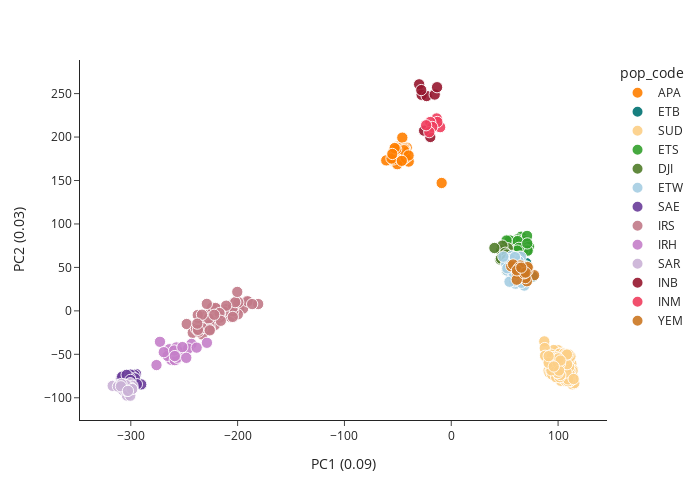

Source (notebook cell):
### Code cell
plot_coords(model2, 'PC1', 'PC2', 
            colour = 'pop_code', 
            palette = pop_code_cols,
            labs = {'PC1' : f'PC1 ({var2[0]:.2f})',
                    'PC2' : f'PC2 ({var2[1]:.2f})',
                    'country' : 'Country'},)

### Figure 1 — Plotly figure (JSON) as saved in the notebook; plotly's stock layout.template omitted (floating-point values rounded to 4 significant figures; data arrays with more than 128 entries replaced by an {"elided": "..."} marker saying what was removed)
{"data": [{"customdata": {"elided": "43x3 str values"}, "hovertemplate": "<b>%{hovertext}</b><br><br>pop_code=APA<br>PC1 (0.09)=%{x}<br>PC2 (0.03)=%{y}<br>size=%{marker.size}<br>sample_id=%{customdata[0]}<br>location=%{customdata[1]}<br>Country=%{customdata[2]}<extra></extra>", "hovertext": ["AfNA1", "AfNA2", "AfNC4", "AfNC7", "AfND7", "AfND8", "AfNE1", "AfNE6", "AfNE7", "AfNF1", "AfNF2", "AfNG1", "AfNG8", "AfNH7", "AfNH8", "AfkB9", "AfkC4", "AfkC5", "AfkE3", "AfkE4", "AfkE5", "AfkF3", "AfkF4", "AfkF7", "AfkH3", "AfkH4", "DAsgPak035", "DAzCPak017", "DAzCPak018", "DAzCPak019", "DLakPak026", "PMJDE2", "PMJDE4", "PMJDF4", "PMJDG2", "PMJDG4", "PMJDH2", "PMJDH3", "QAzCPak030", "QAzCPak062", "QNagPak004", "QNagPak012", "QNagpak028"], "legendgroup": "APA", "marker": {"color": "#ff7f00", "opacity": 0.9, "size": [1, 1, 1, 1, 1, 1, 1, 1, 1, 1, 1, 1, 1, 1, 1, 1, 1, 1, 1, 1, 1, 1, 1, 1, 1, 1, 1, 1, 1, 1, 1, 1, 1, 1, 1, 1, 1, 1, 1, 1, 1, 1, 1], "sizemode": "area", "sizeref": 0.01562, "symbol": "circle"}, "mode": "markers", "name": "APA", "orientation": "v", "showlegend": true, "type": "scatter", "x": [-53.63, -9.0, -43.63, -48.47, -53.27, -53.8, -60.84, -41.72, -46.13, -51.23, -53.13, -39.85, -45.62, -52.48, -51.45, -51.78, -49.21, -50.39, -49.2, -49.31, -45.83, -53.86, -52.84, -50.5, -51.19, -43.25, -54.21, -43.37, -53.31, -43.53, -44.18, -42.24, -49.72, -55.93, -42.71, -50.33, -50.54, -44.29, -39.97, -51.58, -46.31, -52.97, -55.18], "xaxis": "x", "y": [183.1, 147.1, 179.2, 183.4, 174.0, 172.2, 173.1, 187.8, 182.5, 188.0, 171.9, 171.8, 173.2, 178.7, 181.2, 181.1, 184.4, 189.0, 181.2, 178.0, 199.3, 173.3, 175.3, 168.8, 187.3, 178.5, 174.3, 187.1, 185.7, 185.8, 182.8, 182.4, 184.5, 175.3, 176.1, 187.6, 185.7, 184.8, 178.8, 185.9, 172.7, 187.4, 180.5], "yaxis": "y"}, {"customdata": [["Babi_I_01", "Babile", "Ethiopia"], ["Babi_I_02", "Babile", "Ethiopia"], ["Babi_I_03", "Babile", "Ethiopia"], ["Babi_I_04", "Babile", "Ethiopia"], ["Babi_I_05", "Babile", "Ethiopia"], ["Babi_I_06", "Babile", "Ethiopia"], ["Babi_I_07", "Babile", "Ethiopia"], ["Babi_I_08", "Babile", "Ethiopia"], ["Babi_I_09", "Babile", "Ethiopia"], ["Babi_I_10", "Babile", "Ethiopia"], ["Babi_I_11", "Babile", "Ethiopia"], ["Babi_I_12", "Babile", "Ethiopia"], ["Babi_I_13", "Babile", "Ethiopia"], ["Babi_I_14", "Babile", "Ethiopia"], ["Babi_I_15", "Babile", "Ethiopia"], ["Babi_I_16", "Babile", "Ethiopia"], ["Babi_I_17", "Babile", "Ethiopia"], ["Babi_I_18", "Babile", "Ethiopia"], ["Babi_I_19", "Babile", "Ethiopia"]], "hovertemplate": "<b>%{hovertext}</b><br><br>pop_code=ETB<br>PC1 (0.09)=%{x}<br>PC2 (0.03)=%{y}<br>size=%{marker.size}<br>sample_id=%{customdata[0]}<br>location=%{customdata[1]}<br>Country=%{customdata[2]}<extra></extra>", "hovertext": ["Babi_I_01", "Babi_I_02", "Babi_I_03", "Babi_I_04", "Babi_I_05", "Babi_I_06", "Babi_I_07", "Babi_I_08", "Babi_I_09", "Babi_I_10", "Babi_I_11", "Babi_I_12", "Babi_I_13", "Babi_I_14", "Babi_I_15", "Babi_I_16", "Babi_I_17", "Babi_I_18", "Babi_I_19"], "legendgroup": "ETB", "marker": {"color": "#007272", "opacity": 0.9, "size": [1, 1, 1, 1, 1, 1, 1, 1, 1, 1, 1, 1, 1, 1, 1, 1, 1, 1, 1], "sizemode": "area", "sizeref": 0.01562, "symbol": "circle"}, "mode": "markers", "name": "ETB", "orientation": "v", "showlegend": true, "type": "scatter", "x": [55.98, 62.36, 62.52, 51.93, 65.94, 59.74, 56.74, 70.16, 65.98, 76.22, 60.07, 54.06, 61.96, 58.72, 55.1, 58.53, 54.14, 68.31, 58.25], "xaxis": "x", "y": [66.08, 67.39, 60.47, 63.21, 64.17, 61.63, 54.68, 54.95, 67.77, 39.62, 60.93, 51.77, 66.25, 58.49, 56.51, 60.99, 56.56, 68.72, 62.32], "yaxis": "y"}, {"customdata": {"elided": "231x3 str values"}, "hovertemplate": "<b>%{hovertext}</b><br><br>pop_code=SUD<br>PC1 (0.09)=%{x}<br>PC2 (0.03)=%{y}<br>size=%{marker.size}<br>sample_id=%{customdata[0]}<br>location=%{customdata[1]}<br>Country=%{customdata[2]}<extra></extra>", "hovertext": {"elided": "231 str values"}, "legendgroup": "SUD", "marker": {"color": "#fccf86", "opacity": 0.9, "size": {"elided": "231 int values"}, "sizemode": "area", "sizeref": 0.01562, "symbol": "circle"}, "mode": "markers", "name": "SUD", "orientation": "v", "showlegend": true, "type": "scatter", "x": {"elided": "231 float values"}, "xaxis": "x", "y": {"elided": "231 float values"}, "yaxis": "y"}, {"customdata": [["Dana_I_04", "Danan", "Ethiopia"], ["Dana_I_12", "Danan", "Ethiopia"], ["Dana_I_13", "Danan", "Ethiopia"], ["Dana_I_14", "Danan", "Ethiopia"], ["Dana_I_16", "Danan", "Ethiopia"], ["Dana_I_17", "Danan", "Ethiopia"], ["Dana_I_18", "Danan", "Ethiopia"], ["Dana_I_19", "Danan", "Ethiopia"], ["Dana_I_20", "Danan", "Ethiopia"], ["Dana_I_21", "Danan", "Ethiopia"], ["Dana_I_22", "Danan", "Ethiopia"], ["Dana_I_23", "Danan", "Ethiopia"], ["Dana_I_24", "Danan", "Ethiopia"], ["Dana_I_25", "Danan", "Ethiopia"], ["Dana_I_26", "Danan", "Ethiopia"], ["Dana_I_27", "Danan", "Ethiopia"], ["Dana_I_28", "Danan", "Ethiopia"], ["Dana_I_29", "Danan", "Ethiopia"], ["Dana_I_30", "Danan", "Ethiopia"], ["Kebr_I_01", "KebriDehar", "Ethiopia"], ["Kebr_I_02", "KebriDehar", "Ethiopia"], ["Kebr_I_03", "KebriDehar", "Ethiopia"], ["Kebr_I_04", "KebriDehar", "Ethiopia"], ["Kebr_I_06", "KebriDehar", "Ethiopia"], ["Kebr_I_07", "KebriDehar", "Ethiopia"], ["Kebr_I_08", "KebriDehar", "Ethiopia"], ["Kebr_I_09", "KebriDehar", "Ethiopia"], ["Kebr_I_10", "KebriDehar", "Ethiopia"], ["Kebr_I_11", "KebriDehar", "Ethiopia"], ["Kebr_I_12", "KebriDehar", "Ethiopia"], ["Kebr_I_13", "KebriDehar", "Ethiopia"], ["Kebr_I_14", "KebriDehar", "Ethiopia"], ["Kebr_I_15", "KebriDehar", "Ethiopia"], ["Kebr_I_16", "KebriDehar", "Ethiopia"], ["Kebr_I_17", "KebriDehar", "Ethiopia"], ["Kebr_I_18", "KebriDehar", "Ethiopia"], ["Kebr_I_19", "KebriDehar", "Ethiopia"], ["Kebr_I_20", "KebriDehar", "Ethiopia"]], "hovertemplate": "<b>%{hovertext}</b><br><br>pop_code=ETS<br>PC1 (0.09)=%{x}<br>PC2 (0.03)=%{y}<br>size=%{marker.size}<br>sample_id=%{customdata[0]}<br>location=%{customdata[1]}<br>Country=%{customdata[2]}<extra></extra>", "hovertext": ["Dana_I_04", "Dana_I_12", "Dana_I_13", "Dana_I_14", "Dana_I_16", "Dana_I_17", "Dana_I_18", "Dana_I_19", "Dana_I_20", "Dana_I_21", "Dana_I_22", "Dana_I_23", "Dana_I_24", "Dana_I_25", "Dana_I_26", "Dana_I_27", "Dana_I_28", "Dana_I_29", "Dana_I_30", "Kebr_I_01", "Kebr_I_02", "Kebr_I_03", "Kebr_I_04", "Kebr_I_06", "Kebr_I_07", "Kebr_I_08", "Kebr_I_09", "Kebr_I_10", "Kebr_I_11", "Kebr_I_12", "Kebr_I_13", "Kebr_I_14", "Kebr_I_15", "Kebr_I_16", "Kebr_I_17", "Kebr_I_18", "Kebr_I_19", "Kebr_I_20"], "legendgroup": "ETS", "marker": {"color": "#33a02c", "opacity": 0.9, "size": [1, 1, 1, 1, 1, 1, 1, 1, 1, 1, 1, 1, 1, 1, 1, 1, 1, 1, 1, 1, 1, 1, 1, 1, 1, 1, 1, 1, 1, 1, 1, 1, 1, 1, 1, 1, 1, 1], "sizemode": "area", "sizeref": 0.01562, "symbol": "circle"}, "mode": "markers", "name": "ETS", "orientation": "v", "showlegend": true, "type": "scatter", "x": [65.37, 65.56, 61.71, 63.41, 58.62, 68.86, 58.07, 56.51, 61.91, 56.82, 72.51, 67.79, 70.85, 60.42, 54.47, 69.18, 63.55, 72.59, 70.96, 59.17, 64.95, 63.08, 67.7, 71.01, 60.03, 66.63, 67.7, 54.77, 69.86, 62.18, 71.54, 59.56, 63.31, 57.86, 51.77, 71.12, 55.29, 61.88], "xaxis": "x", "y": [85.31, 65.38, 78.71, 72.0, 76.7, 72.3, 75.11, 73.72, 82.19, 76.49, 74.27, 79.83, 72.55, 62.61, 80.52, 80.14, 74.11, 74.0, 86.21, 73.59, 71.67, 64.1, 72.44, 70.15, 80.07, 67.83, 70.53, 81.06, 51.3, 80.31, 69.3, 68.57, 72.49, 61.69, 80.96, 77.61, 58.64, 69.36], "yaxis": "y"}, {"customdata": [["Djib_F_01", "DjiboutiCity", "Djibouti"], ["Djib_F_03", "DjiboutiCity", "Djibouti"], ["Djib_F_04", "DjiboutiCity", "Djibouti"], ["Djib_F_05", "DjiboutiCity", "Djibouti"], ["Djib_F_06", "DjiboutiCity", "Djibouti"], ["Djib_F_07", "DjiboutiCity", "Djibouti"], ["Djib_F_08", "DjiboutiCity", "Djibouti"], ["Djib_F_10", "DjiboutiCity", "Djibouti"], ["Djib_F_11", "DjiboutiCity", "Djibouti"], ["Djib_F_12", "DjiboutiCity", "Djibouti"], ["Djib_F_13", "DjiboutiCity", "Djibouti"], ["Djib_F_15", "DjiboutiCity", "Djibouti"], ["Djib_F_16", "DjiboutiCity", "Djibouti"], ["Djib_F_17", "DjiboutiCity", "Djibouti"], ["Djib_F_19", "DjiboutiCity", "Djibouti"], ["Djib_F_21", "DjiboutiCity", "Djibouti"], ["Djib_F_22", "DjiboutiCity", "Djibouti"], ["Djib_F_24", "DjiboutiCity", "Djibouti"], ["Djib_F_26", "DjiboutiCity", "Djibouti"], ["Djib_F_27", "DjiboutiCity", "Djibouti"], ["Djib_F_28", "DjiboutiCity", "Djibouti"], ["Djib_F_29", "DjiboutiCity", "Djibouti"]], "hovertemplate": "<b>%{hovertext}</b><br><br>pop_code=DJI<br>PC1 (0.09)=%{x}<br>PC2 (0.03)=%{y}<br>size=%{marker.size}<br>sample_id=%{customdata[0]}<br>location=%{customdata[1]}<br>Country=%{customdata[2]}<extra></extra>", "hovertext": ["Djib_F_01", "Djib_F_03", "Djib_F_04", "Djib_F_05", "Djib_F_06", "Djib_F_07", "Djib_F_08", "Djib_F_10", "Djib_F_11", "Djib_F_12", "Djib_F_13", "Djib_F_15", "Djib_F_16", "Djib_F_17", "Djib_F_19", "Djib_F_21", "Djib_F_22", "Djib_F_24", "Djib_F_26", "Djib_F_27", "Djib_F_28", "Djib_F_29"], "legendgroup": "DJI", "marker": {"color": "#507d2a", "opacity": 0.9, "size": [1, 1, 1, 1, 1, 1, 1, 1, 1, 1, 1, 1, 1, 1, 1, 1, 1, 1, 1, 1, 1, 1], "sizemode": "area", "sizeref": 0.01562, "symbol": "circle"}, "mode": "markers", "name": "DJI", "orientation": "v", "showlegend": true, "type": "scatter", "x": [65.06, 45.92, 49.42, 52.94, 49.32, 46.8, 47.88, 63.73, 50.47, 52.1, 40.39, 58.48, 61.48, 46.58, 53.12, 59.67, 59.34, 51.96, 51.83, 55.04, 55.15, 58.56], "xaxis": "x", "y": [48.5, 59.04, 64.55, 72.05, 62.14, 69.63, 75.08, 62.28, 66.86, 46.55, 72.34, 61.31, 52.49, 60.18, 62.24, 57.43, 58.31, 64.9, 59.32, 53.35, 52.57, 47.38], "yaxis": "y"}, {"customdata": {"elided": "44x3 str values"}, "hovertemplate": "<b>%{hovertext}</b><br><br>pop_code=ETW<br>PC1 (0.09)=%{x}<br>PC2 (0.03)=%{y}<br>size=%{marker.size}<br>sample_id=%{customdata[0]}<br>location=%{customdata[1]}<br>Country=%{customdata[2]}<extra></extra>", "hovertext": ["Dubt_I_02", "Dubt_I_03", "Dubt_I_04", "Dubt_I_05", "Dubt_I_06", "Dubt_I_07", "Dubt_I_10", "Dubt_I_12", "Dubt_I_15", "Dubt_I_16", "Dubt_I_19", "Dubt_I_20", "Dubt_I_22", "Dubt_I_23", "Dubt_I_26", "Dubt_I_27", "Dubt_I_28", "Dubt_I_30", "Jiga_I_01", "Jiga_I_02", "Jiga_I_03", "Jiga_I_04", "Jiga_I_05", "Jiga_I_07", "Modj_A_03", "Modj_A_07", "Modj_A_08", "Modj_A_11", "Modj_A_16", "Modj_A_25", "Modj_A_26", "Modj_A_28", "Modj_A_31", "Modj_I_01", "Modj_I_02", "Modj_I_04", "Modj_I_05", "Modj_I_07", "Modj_I_08", "Modj_I_09", "Modj_I_10", "Modj_I_25", "Modj_I_29", "Modj_I_31"], "legendgroup": "ETW", "marker": {"color": "#a6cee3", "opacity": 0.9, "size": [1, 1, 1, 1, 1, 1, 1, 1, 1, 1, 1, 1, 1, 1, 1, 1, 1, 1, 1, 1, 1, 1, 1, 1, 1, 1, 1, 1, 1, 1, 1, 1, 1, 1, 1, 1, 1, 1, 1, 1, 1, 1, 1, 1], "sizemode": "area", "sizeref": 0.01562, "symbol": "circle"}, "mode": "markers", "name": "ETW", "orientation": "v", "showlegend": true, "type": "scatter", "x": [69.93, 67.65, 70.22, 56.75, 58.57, 65.56, 60.49, 64.8, 68.35, 69.62, 60.21, 60.67, 55.91, 65.62, 52.54, 64.02, 68.18, 61.72, 61.84, 51.86, 62.82, 67.11, 65.21, 63.6, 63.81, 64.73, 60.13, 60.72, 55.46, 58.99, 59.94, 63.03, 67.65, 63.03, 65.9, 58.16, 51.51, 54.52, 64.92, 59.82, 59.6, 58.09, 52.48, 48.74], "xaxis": "x", "y": [33.39, 51.16, 46.41, 63.22, 49.4, 44.04, 43.81, 44.93, 29.1, 44.75, 31.3, 38.17, 41.65, 32.3, 46.36, 38.53, 37.08, 52.98, 55.39, 54.35, 59.84, 47.61, 62.33, 51.2, 53.3, 47.44, 38.96, 47.47, 59.75, 34.1, 44.24, 50.99, 47.19, 57.13, 42.75, 40.25, 53.87, 33.53, 48.7, 47.65, 61.93, 44.42, 48.96, 62.33], "yaxis": "y"}, {"customdata": [["E10", "AlHofuf", "SaudiArabia"], ["E12", "AlHofuf", "SaudiArabia"], ["E20", "AlHofuf", "SaudiArabia"], ["E23", "AlHofuf", "SaudiArabia"], ["E24", "AlHofuf", "SaudiArabia"], ["E27", "AlHofuf", "SaudiArabia"], ["E29", "AlHofuf", "SaudiArabia"], ["E31", "AlHofuf", "SaudiArabia"], ["E33", "AlHofuf", "SaudiArabia"], ["E34", "AlHofuf", "SaudiArabia"], ["E35", "AlHofuf", "SaudiArabia"], ["E37", "AlHofuf", "SaudiArabia"], ["E39", "AlHofuf", "SaudiArabia"], ["E41", "AlHofuf", "SaudiArabia"], ["E42", "AlHofuf", "SaudiArabia"], ["E43", "AlHofuf", "SaudiArabia"], ["E45", "AlHofuf", "SaudiArabia"], ["E46", "AlHofuf", "SaudiArabia"], ["E47", "AlHofuf", "SaudiArabia"], ["E5", "AlHofuf", "SaudiArabia"], ["E8", "AlHofuf", "SaudiArabia"], ["E9", "AlHofuf", "SaudiArabia"]], "hovertemplate": "<b>%{hovertext}</b><br><br>pop_code=SAE<br>PC1 (0.09)=%{x}<br>PC2 (0.03)=%{y}<br>size=%{marker.size}<br>sample_id=%{customdata[0]}<br>location=%{customdata[1]}<br>Country=%{customdata[2]}<extra></extra>", "hovertext": ["E10", "E12", "E20", "E23", "E24", "E27", "E29", "E31", "E33", "E34", "E35", "E37", "E39", "E41", "E42", "E43", "E45", "E46", "E47", "E5", "E8", "E9"], "legendgroup": "SAE", "marker": {"color": "#6a3d9a", "opacity": 0.9, "size": [1, 1, 1, 1, 1, 1, 1, 1, 1, 1, 1, 1, 1, 1, 1, 1, 1, 1, 1, 1, 1, 1], "sizemode": "area", "sizeref": 0.01562, "symbol": "circle"}, "mode": "markers", "name": "SAE", "orientation": "v", "showlegend": true, "type": "scatter", "x": [-294.5, -309.0, -308.0, -295.1, -303.6, -304.7, -298.1, -296.5, -305.7, -297.6, -306.7, -308.1, -297.7, -300.4, -296.9, -296.1, -290.3, -296.1, -301.0, -294.3, -303.9, -300.4], "xaxis": "x", "y": [-83.56, -77.47, -83.18, -72.71, -84.62, -81.7, -86.56, -73.87, -79.53, -76.95, -84.72, -75.67, -82.25, -73.32, -82.23, -82.28, -84.62, -77.65, -76.9, -84.36, -73.65, -79.45], "yaxis": "y"}, {"customdata": {"elided": "50x3 str values"}, "hovertemplate": "<b>%{hovertext}</b><br><br>pop_code=IRS<br>PC1 (0.09)=%{x}<br>PC2 (0.03)=%{y}<br>size=%{marker.size}<br>sample_id=%{customdata[0]}<br>location=%{customdata[1]}<br>Country=%{customdata[2]}<extra></extra>", "hovertext": ["I2_42_1", "I2_42_2", "I2_42_3", "I2_42_5", "I2_43_1", "I2_43_2", "I2_43_4", "I2_43_5", "I2_43_6", "I2_44_1", "I2_44_2", "I2_44_3", "I2_44_4", "I2_44_5", "I2_45_2", "I2_45_4", "I2_46_1", "I2_46_2", "I2_46_3", "I2_46_5", "I2_48_1", "I2_48_2", "I2_48_4", "I2_48_5", "I2_49_1", "I3_57_2", "I3_57_4", "I3_57_5", "I3_58_1", "I3_58_2", "I3_58_3", "I3_58_4", "I3_58_5", "I3_59_1", "I3_59_2", "I3_59_3", "I3_59_4", "I3_59_5", "I3_60_1", "I3_60_2", "I3_60_3", "I3_60_5", "I3_61_3", "I3_61_4", "I3_62_3", "I3_62_5", "I3_63_2", "I3_64_1", "I3_64_3", "I3_64_5"], "legendgroup": "IRS", "marker": {"color": "#c27a88", "opacity": 0.9, "size": [1, 1, 1, 1, 1, 1, 1, 1, 1, 1, 1, 1, 1, 1, 1, 1, 1, 1, 1, 1, 1, 1, 1, 1, 1, 1, 1, 1, 1, 1, 1, 1, 1, 1, 1, 1, 1, 1, 1, 1, 1, 1, 1, 1, 1, 1, 1, 1, 1, 1], "sizemode": "area", "sizeref": 0.01562, "symbol": "circle"}, "mode": "markers", "name": "IRS", "orientation": "v", "showlegend": true, "type": "scatter", "x": [-232.1, -191.4, -198.9, -210.3, -206.6, -194.9, -203.9, -247.7, -230.4, -221.3, -210.8, -216.7, -199.8, -204.1, -204.6, -213.0, -204.5, -190.5, -218.9, -216.3, -180.7, -218.3, -199.4, -186.4, -225.9, -202.2, -233.0, -223.5, -235.8, -225.2, -223.9, -220.6, -210.7, -242.0, -226.4, -227.2, -239.0, -236.4, -217.0, -215.7, -226.0, -228.8, -200.3, -237.3, -221.9, -233.4, -233.1, -226.1, -237.2, -237.8], "xaxis": "x", "y": [-6.817, 11.41, 1.556, -3.186, -6.856, 2.612, 8.266, -15.13, -14.3, -16.25, 1.812, -7.692, -4.005, -0.6419, 3.814, -0.8279, -6.949, 10.98, 2.198, -2.571, 7.839, -4.864, 9.896, 7.826, -3.426, 10.03, -27.11, -8.077, -10.03, -1.967, 3.684, 3.271, 5.979, -25.25, -16.56, -8.787, -20.48, -23.8, -2.512, -11.43, -21.22, 8.032, 21.8, -4.807, -4.518, -4.415, -19.84, -22.43, -21.85, -14.69], "yaxis": "y"}, {"customdata": [["I4_68_1", "Bandar Abbas", "Iran"], ["I4_68_2", "Bandar Abbas", "Iran"], ["I4_68_3", "Bandar Abbas", "Iran"], ["I4_68_4", "Bandar Abbas", "Iran"], ["I4_68_5", "Bandar Abbas", "Iran"], ["I4_68_6", "Bandar Abbas", "Iran"], ["I4_69_1", "Bandar Abbas", "Iran"], ["I4_69_10", "Bandar Abbas", "Iran"], ["I4_69_4", "Bandar Abbas", "Iran"], ["I4_69_5", "Bandar Abbas", "Iran"], ["I4_69_7", "Bandar Abbas", "Iran"], ["I4_69_9", "Bandar Abbas", "Iran"], ["I4_70_10", "Bandar Abbas", "Iran"], ["I4_70_11", "Bandar Abbas", "Iran"], ["I4_70_2", "Bandar Abbas", "Iran"], ["I4_70_3", "Bandar Abbas", "Iran"], ["I4_70_4", "Bandar Abbas", "Iran"], ["I4_70_5", "Bandar Abbas", "Iran"], ["I4_70_6", "Bandar Abbas", "Iran"], ["I4_70_7", "Bandar Abbas", "Iran"], ["I4_70_9", "Bandar Abbas", "Iran"], ["I4_71_1", "Bandar Abbas", "Iran"], ["I4_71_2", "Bandar Abbas", "Iran"], ["I4_71_4", "Bandar Abbas", "Iran"], ["I4_71_5", "Bandar Abbas", "Iran"]], "hovertemplate": "<b>%{hovertext}</b><br><br>pop_code=IRH<br>PC1 (0.09)=%{x}<br>PC2 (0.03)=%{y}<br>size=%{marker.size}<br>sample_id=%{customdata[0]}<br>location=%{customdata[1]}<br>Country=%{customdata[2]}<extra></extra>", "hovertext": ["I4_68_1", "I4_68_2", "I4_68_3", "I4_68_4", "I4_68_5", "I4_68_6", "I4_69_1", "I4_69_10", "I4_69_4", "I4_69_5", "I4_69_7", "I4_69_9", "I4_70_10", "I4_70_11", "I4_70_2", "I4_70_3", "I4_70_4", "I4_70_5", "I4_70_6", "I4_70_7", "I4_70_9", "I4_71_1", "I4_71_2", "I4_71_4", "I4_71_5"], "legendgroup": "IRH", "marker": {"color": "#c57fc9", "opacity": 0.9, "size": [1, 1, 1, 1, 1, 1, 1, 1, 1, 1, 1, 1, 1, 1, 1, 1, 1, 1, 1, 1, 1, 1, 1, 1, 1], "sizemode": "area", "sizeref": 0.01562, "symbol": "circle"}, "mode": "markers", "name": "IRH", "orientation": "v", "showlegend": true, "type": "scatter", "x": [-259.1, -260.0, -260.1, -257.3, -262.3, -254.7, -243.1, -257.8, -263.9, -265.5, -257.3, -272.7, -258.8, -275.9, -255.8, -255.9, -269.1, -256.6, -246.3, -259.4, -251.7, -258.8, -238.4, -228.7, -248.0], "xaxis": "x", "y": [-50.68, -46.98, -50.72, -55.69, -56.35, -47.54, -38.02, -52.23, -44.18, -51.84, -42.12, -35.61, -56.72, -62.37, -46.4, -50.9, -47.53, -53.9, -43.44, -45.62, -41.68, -52.02, -42.3, -36.75, -54.04], "yaxis": "y"}, {"customdata": [["R1", "Riyadh", "SaudiArabia"], ["R11B", "Riyadh", "SaudiArabia"], ["R16", "Riyadh", "SaudiArabia"], ["R17", "Riyadh", "SaudiArabia"], ["R17B", "Riyadh", "SaudiArabia"], ["R17D", "Riyadh", "SaudiArabia"], ["R17E", "Riyadh", "SaudiArabia"], ["R17F", "Riyadh", "SaudiArabia"], ["R1C", "Riyadh", "SaudiArabia"], ["R1D", "Riyadh", "SaudiArabia"], ["R1E", "Riyadh", "SaudiArabia"], ["R20", "Riyadh", "SaudiArabia"], ["R20B", "Riyadh", "SaudiArabia"], ["R21", "Riyadh", "SaudiArabia"], ["R22", "Riyadh", "SaudiArabia"], ["R3", "Riyadh", "SaudiArabia"], ["R3D", "Riyadh", "SaudiArabia"], ["R3E", "Riyadh", "SaudiArabia"], ["R4", "Riyadh", "SaudiArabia"], ["R5", "Riyadh", "SaudiArabia"]], "hovertemplate": "<b>%{hovertext}</b><br><br>pop_code=SAR<br>PC1 (0.09)=%{x}<br>PC2 (0.03)=%{y}<br>size=%{marker.size}<br>sample_id=%{customdata[0]}<br>location=%{customdata[1]}<br>Country=%{customdata[2]}<extra></extra>", "hovertext": ["R1", "R11B", "R16", "R17", "R17B", "R17D", "R17E", "R17F", "R1C", "R1D", "R1E", "R20", "R20B", "R21", "R22", "R3", "R3D", "R3E", "R4", "R5"], "legendgroup": "SAR", "marker": {"color": "#cab2d6", "opacity": 0.9, "size": [1, 1, 1, 1, 1, 1, 1, 1, 1, 1, 1, 1, 1, 1, 1, 1, 1, 1, 1, 1], "sizemode": "area", "sizeref": 0.01562, "symbol": "circle"}, "mode": "markers", "name": "SAR", "orientation": "v", "showlegend": true, "type": "scatter", "x": [-308.4, -307.5, -303.6, -317.0, -300.5, -300.2, -305.1, -306.4, -311.1, -300.6, -303.0, -312.0, -298.3, -298.5, -300.1, -304.7, -308.7, -309.3, -298.7, -302.6], "xaxis": "x", "y": [-89.28, -91.16, -97.52, -86.27, -97.59, -85.98, -91.3, -84.73, -85.05, -83.32, -92.01, -87.04, -89.49, -86.17, -88.39, -85.34, -84.12, -86.79, -89.96, -92.07], "yaxis": "y"}, {"customdata": [["SRR15257906", "Bangalore", "India"], ["SRR15257908", "Bangalore", "India"], ["SRR15257909", "Bangalore", "India"], ["SRR15257910", "Bangalore", "India"], ["SRR15257912", "Bangalore", "India"], ["SRR15257913", "Bangalore", "India"], ["SRR15257914", "Bangalore", "India"], ["SRR15257915", "Bangalore", "India"]], "hovertemplate": "<b>%{hovertext}</b><br><br>pop_code=INB<br>PC1 (0.09)=%{x}<br>PC2 (0.03)=%{y}<br>size=%{marker.size}<br>sample_id=%{customdata[0]}<br>location=%{customdata[1]}<br>Country=%{customdata[2]}<extra></extra>", "hovertext": ["SRR15257906", "SRR15257908", "SRR15257909", "SRR15257910", "SRR15257912", "SRR15257913", "SRR15257914", "SRR15257915"], "legendgroup": "INB", "marker": {"color": "#96172e", "opacity": 0.9, "size": [1, 1, 1, 1, 1, 1, 1, 1], "sizemode": "area", "sizeref": 0.01562, "symbol": "circle"}, "mode": "markers", "name": "INB", "orientation": "v", "showlegend": true, "type": "scatter", "x": [-30.06, -27.74, -23.05, -15.49, -13.28, -28.07, -19.63, -25.4], "xaxis": "x", "y": [260.7, 248.6, 247.2, 248.9, 257.4, 254.0, 200.1, 207.4], "yaxis": "y"}, {"customdata": [["SRR15293886", "Mangalore", "India"], ["SRR15293887", "Mangalore", "India"], ["SRR15293888", "Mangalore", "India"], ["SRR15293889", "Mangalore", "India"], ["SRR15293892", "Mangalore", "India"], ["SRR15293893", "Mangalore", "India"], ["SRR15293894", "Mangalore", "India"]], "hovertemplate": "<b>%{hovertext}</b><br><br>pop_code=INM<br>PC1 (0.09)=%{x}<br>PC2 (0.03)=%{y}<br>size=%{marker.size}<br>sample_id=%{customdata[0]}<br>location=%{customdata[1]}<br>Country=%{customdata[2]}<extra></extra>", "hovertext": ["SRR15293886", "SRR15293887", "SRR15293888", "SRR15293889", "SRR15293892", "SRR15293893", "SRR15293894"], "legendgroup": "INM", "marker": {"color": "#f03e5e", "opacity": 0.9, "size": [1, 1, 1, 1, 1, 1, 1], "sizemode": "area", "sizeref": 0.01562, "symbol": "circle"}, "mode": "markers", "name": "INM", "orientation": "v", "showlegend": true, "type": "scatter", "x": [-10.38, -13.67, -12.99, -19.64, -17.77, -20.53, -23.53], "xaxis": "x", "y": [211.4, 221.4, 217.3, 217.3, 211.6, 205.6, 213.6], "yaxis": "y"}, {"customdata": [["Yem001", "AdenCity", "Yemen"], ["Yem002", "AdenCity", "Yemen"], ["Yem006", "AdenCity", "Yemen"], ["Yem008", "AdenCity", "Yemen"], ["Yem011", "AdenCity", "Yemen"], ["Yem012", "AdenCity", "Yemen"], ["Yeme_A_01", "AdenCity", "Yemen"], ["Yeme_A_02", "AdenCity", "Yemen"], ["Yeme_A_03", "AdenCity", "Yemen"], ["Yeme_A_04", "AdenCity", "Yemen"], ["Yeme_A_05", "AdenCity", "Yemen"], ["Yeme_A_06", "AdenCity", "Yemen"], ["Yeme_A_08", "AdenCity", "Yemen"], ["Yeme_A_09", "AdenCity", "Yemen"], ["Yeme_A_10", "AdenCity", "Yemen"], ["Yeme_A_11", "AdenCity", "Yemen"], ["Yeme_A_12", "AdenCity", "Yemen"], ["Yeme_A_13", "AdenCity", "Yemen"], ["Yeme_A_14", "AdenCity", "Yemen"], ["Yeme_A_15", "AdenCity", "Yemen"], ["Yeme_A_17", "AdenCity", "Yemen"], ["Yeme_A_19", "AdenCity", "Yemen"]], "hovertemplate": "<b>%{hovertext}</b><br><br>pop_code=YEM<br>PC1 (0.09)=%{x}<br>PC2 (0.03)=%{y}<br>size=%{marker.size}<br>sample_id=%{customdata[0]}<br>location=%{customdata[1]}<br>Country=%{customdata[2]}<extra></extra>", "hovertext": ["Yem001", "Yem002", "Yem006", "Yem008", "Yem011", "Yem012", "Yeme_A_01", "Yeme_A_02", "Yeme_A_03", "Yeme_A_04", "Yeme_A_05", "Yeme_A_06", "Yeme_A_08", "Yeme_A_09", "Yeme_A_10", "Yeme_A_11", "Yeme_A_12", "Yeme_A_13", "Yeme_A_14", "Yeme_A_15", "Yeme_A_17", "Yeme_A_19"], "legendgroup": "YEM", "marker": {"color": "#CC7722", "opacity": 0.9, "size": [1, 1, 1, 1, 1, 1, 1, 1, 1, 1, 1, 1, 1, 1, 1, 1, 1, 1, 1, 1, 1, 1], "sizemode": "area", "sizeref": 0.01562, "symbol": "circle"}, "mode": "markers", "name": "YEM", "orientation": "v", "showlegend": true, "type": "scatter", "x": [72.22, 67.1, 71.82, 77.51, 64.45, 68.06, 71.24, 70.81, 61.53, 57.6, 56.16, 71.56, 69.59, 57.89, 63.63, 63.39, 61.77, 61.29, 68.07, 61.5, 69.57, 65.54], "xaxis": "x", "y": [47.75, 43.66, 48.33, 41.06, 52.23, 42.91, 45.88, 34.09, 45.23, 51.53, 51.24, 50.31, 37.73, 53.36, 45.2, 49.75, 43.29, 35.85, 43.21, 46.61, 44.04, 49.76], "yaxis": "y"}], "layout": {"height": 500, "legend": {"itemsizing": "constant", "title": {"text": "pop_code"}, "tracegroupgap": 0}, "margin": {"t": 60}, "width": 700, "xaxis": {"anchor": "y", "domain": [0, 1], "title": {"text": "PC1 (0.09)"}}, "yaxis": {"anchor": "x", "domain": [0, 1], "title": {"text": "PC2 (0.03)"}}}}
